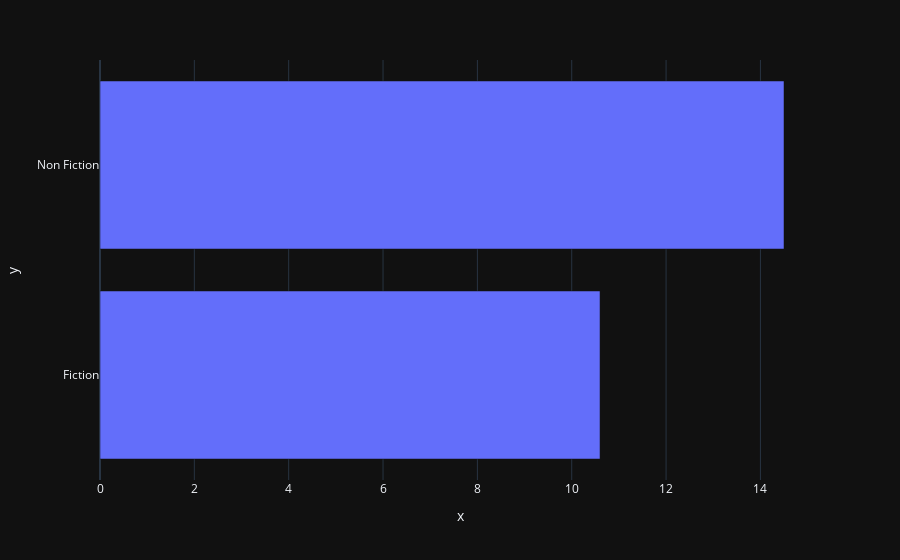

Notebook source saved alongside this figure:
### Code cell
fig = px.bar(x = average_prices, y = genres)

fig.show()

### Figure 1 — Plotly figure (JSON) as saved in the notebook; plotly's stock layout.template omitted (floating-point values rounded to 4 significant figures)
{"data": [{"alignmentgroup": "True", "hovertemplate": "x=%{x}<br>y=%{y}<extra></extra>", "legendgroup": "", "marker": {"color": "#636efa", "pattern": {"shape": ""}}, "name": "", "offsetgroup": "", "orientation": "h", "showlegend": false, "textposition": "auto", "x": [10.6, 14.5], "xaxis": "x", "y": ["Fiction", "Non Fiction"], "yaxis": "y", "type": "bar"}], "layout": {"xaxis": {"anchor": "y", "domain": [0.0, 1.0], "title": {"text": "x"}}, "yaxis": {"anchor": "x", "domain": [0.0, 1.0], "title": {"text": "y"}}, "legend": {"tracegroupgap": 0}, "margin": {"t": 60}, "barmode": "relative"}}
